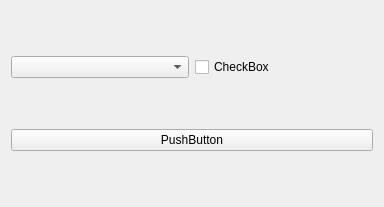
<?xml version="1.0" encoding="UTF-8"?>
<ui version="4.0">
 <class>ComboBox</class>
 <widget class="QWidget" name="ComboBox">
  <property name="geometry">
   <rect>
    <x>0</x>
    <y>0</y>
    <width>384</width>
    <height>207</height>
   </rect>
  </property>
  <property name="windowTitle">
   <string>ComboBox</string>
  </property>
  <layout class="QVBoxLayout" name="verticalLayout">
   <item>
    <layout class="QHBoxLayout" name="horizontalLayout">
     <item>
      <widget class="QComboBox" name="comboBox"/>
     </item>
     <item>
      <widget class="QCheckBox" name="checkBox">
       <property name="text">
        <string>CheckBox</string>
       </property>
      </widget>
     </item>
    </layout>
   </item>
   <item>
    <widget class="QPushButton" name="pushButton">
     <property name="text">
      <string>PushButton</string>
     </property>
    </widget>
   </item>
  </layout>
 </widget>
 <layoutdefault spacing="6" margin="11"/>
 <resources/>
 <connections/>
</ui>
